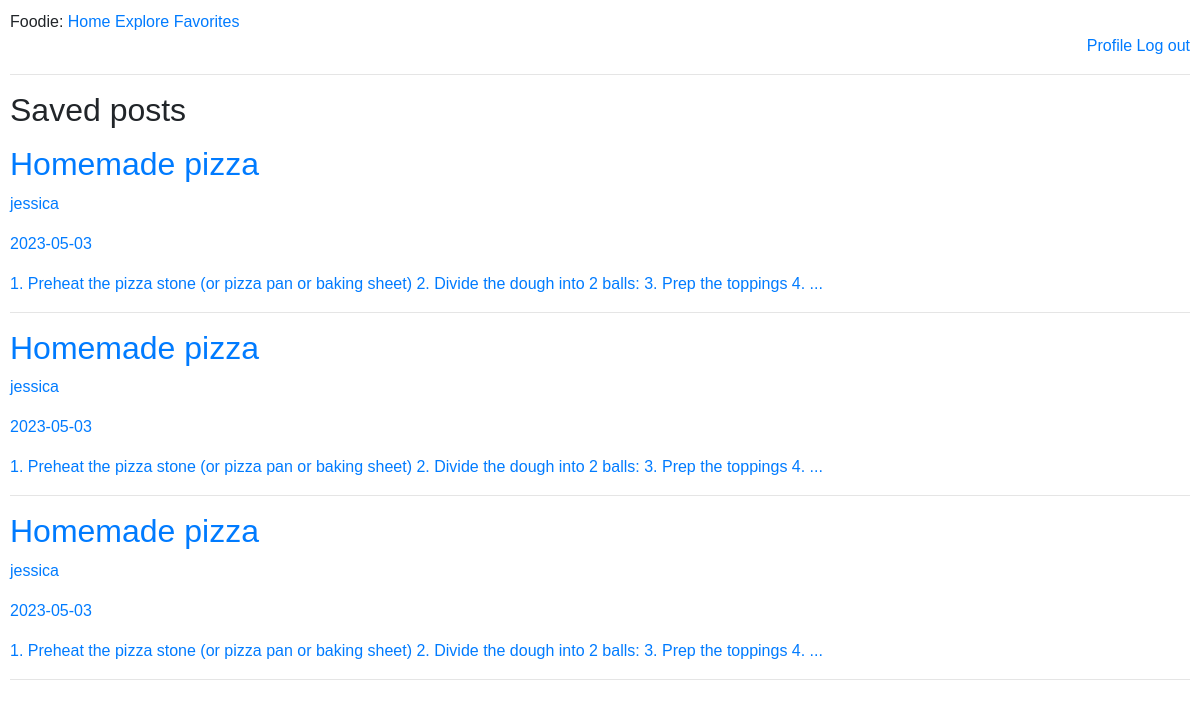
Screenshot of /saves (signed in) with the database file from the repository.
### tables this page shows
CREATE TABLE recipes(
        id INTEGER PRIMARY KEY,
        title VARCHAR(100),
        timestamp TEXT,
        content TEXT,
        ingredients TEXT,
        user_id INTEGER,
        FOREIGN KEY (user_id) REFERENCES users(id) on delete cascade
    );

CREATE TABLE users (
        id INTEGER PRIMARY KEY,
        name TEXT,
        surname TEXT,
        country TEXT,
        username TEXT,
        email TEXT,
        password TEXT
    );

### app.py (the view)
@app.route('/saves')
@token_required
def saves():
    data = jwt.decode(session['token'], token_key, algorithms=['HS256'])
    user_id_title = data['user_id']
    query = f"SELECT * from users where id={user_id_title}"
    db = database_worker('social_net.db')
    user = db.search(query=query)
    if user:
        query_saves = f"SELECT post_id from saves where user_id={user_id_title}"
        saves = db.search(query=query_saves)
        posts = []
        if saves:
            for i in range(len(saves)):
                query_posts = f"SELECT title, user_id, DATE(timestamp), content, id from recipes where id={saves[i][0]}"
                post = db.search(query=query_posts)
                for j in range(len(post)):
                    for k in range(len(post[j])):
                        if k == 1:
                            user_id = post[j][k]
                            query_user = f"SELECT username from users where id={user_id}"
                            username = db.search(query=query_user)
                            post[j] = list(post[j])
                            post[j][k] = username[0][0]
                            post[j] = tuple(post[j])
                posts.append(post[0])
            return render_template('saves.html', title='Saves', user=user, posts=posts,
                                   login=True, user_id=user_id_title)
        else:
            return render_template('saves.html', title='Saves', user=user, login=True, user_id=user_id_title,
                                   message="You don't have any saves yet.")
    return render_template('saves.html', title='Saves', login=True, user_id=user_id_title)

### app.py (called while the page is built)
def token_required(f):
    @wraps(f)
    def decorated(*args, **kwargs):
        if 'token' not in session:
            print("No token")
            return redirect(url_for('login'))
        try:
            print("Decoding token")
            data = jwt.decode(session['token'], token_key, algorithms=['HS256'])
        except:
            print("Wrong Token")
            return redirect(url_for('login'))
        return f(*args, **kwargs)
    return decorated

### my_lib.py (called while the page is built)
    def search(self, query):
        result = self.cursor.execute(query).fetchall()
        return result

### templates/saves.html (shortened to what this page needs)
{% extends "base.html" %}
{% block content %}
    <h2>Saved posts</h2>
    {% for post in posts %}
    <a href="{{ url_for('recipe_page', post_id=post[4]) }}">
    <div class="post">
        <h2 class="post-title">{{ post[0]}}</h2>
        <p class="post-author">{{ post[1]}}</p>
        <p class="post-date">{{ post[2]}}</p>
        <p class="post-content">{{ post[3] }}</p>
    </div>
    </a>
    <hr>
    {% endfor %}
{% endblock %}

### static/registration.css (style rules this page uses)
body, button, input, select, textarea, h1, h2, h3, h4, h5, h6, p, span, div, a { font-family: Arial, sans-serif; }

### static/my_style.css (style rules this page uses)
body, button, input, select, textarea, h1, h2, h3, h4, h5, h6, p, span, div, a { font-family: Arial, sans-serif; }
body { margin: 10px; }

### rows the page displays
recipes: title "Homemade pizza" "Homemade pizza" "Homemade pizza", content "1. Preheat the pizza stone (or pizza pan or baking sheet) 2. Divide the dough into 2 balls: 3. Prep the toppings 4. ..." "1. Preheat the pizza stone (or pizza pan or baking sheet) 2. Divide the dough into 2 balls: 3. Prep the toppings 4. ..." "1. Preheat the pizza stone (or pizza pan or baking sheet) 2. Divide the dough into 2 balls: 3. Prep the toppings 4. ..."
users: username "jessica" "jessica" "jessica"

### other values shown
{{ post[2] }} "2023-05-03" "2023-05-03" "2023-05-03"
